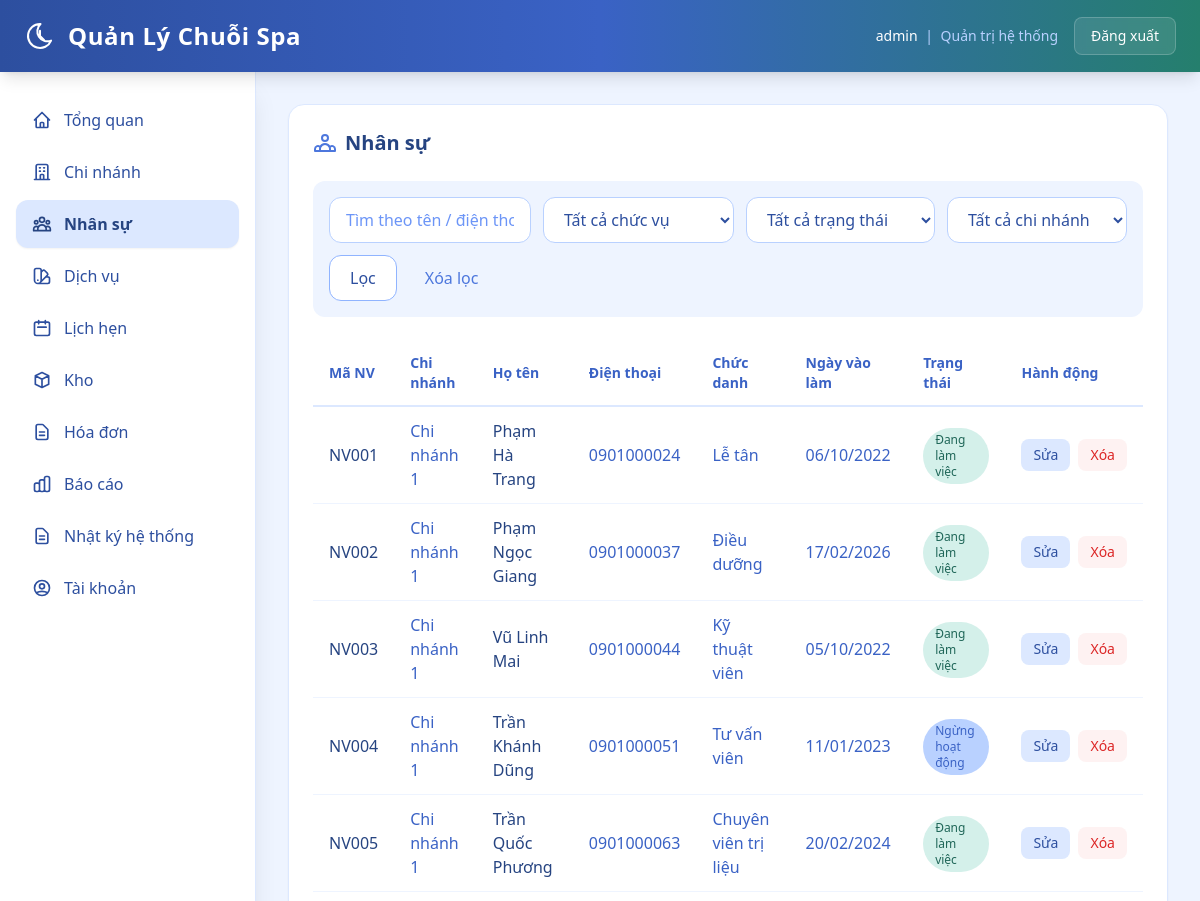
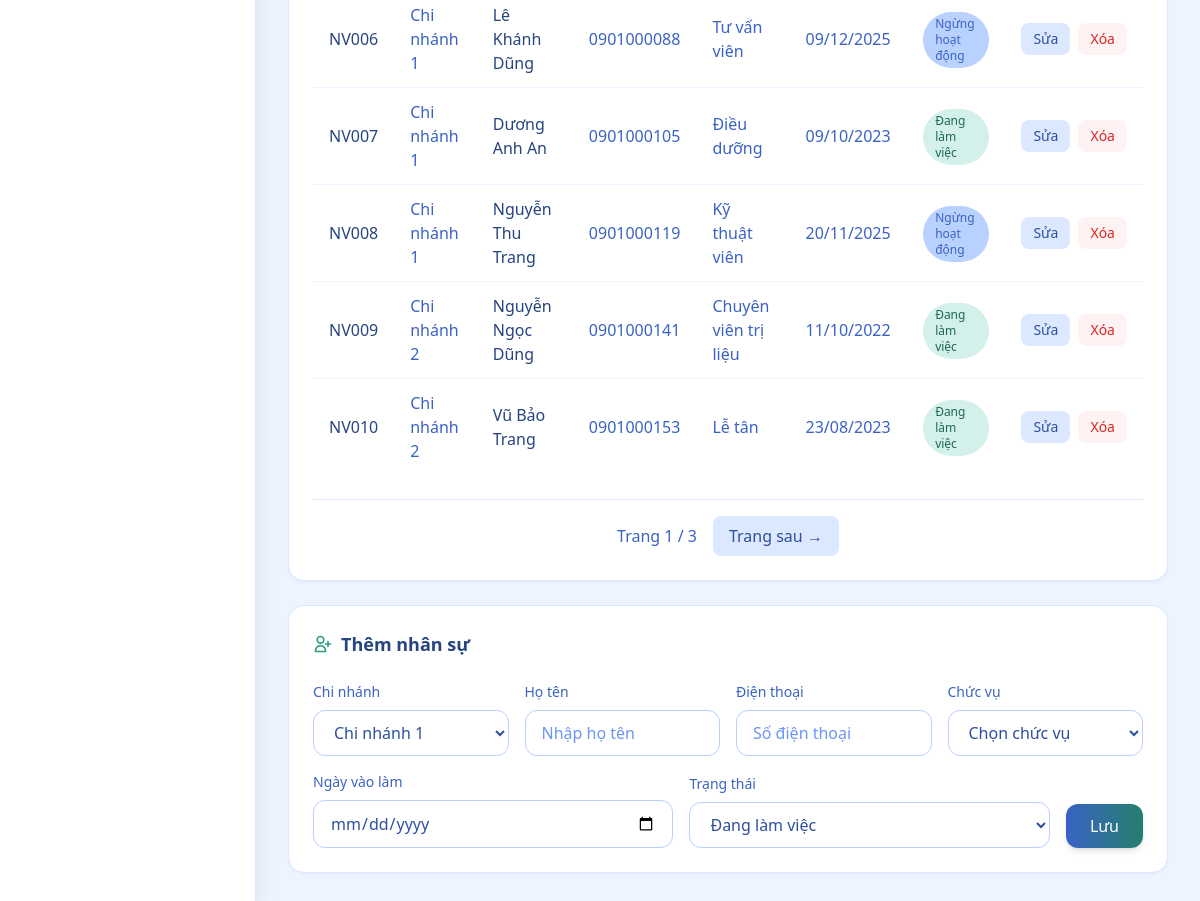
/web/staff (signed in), run on an earlier commit of the app's database (2 pictures, top to bottom).
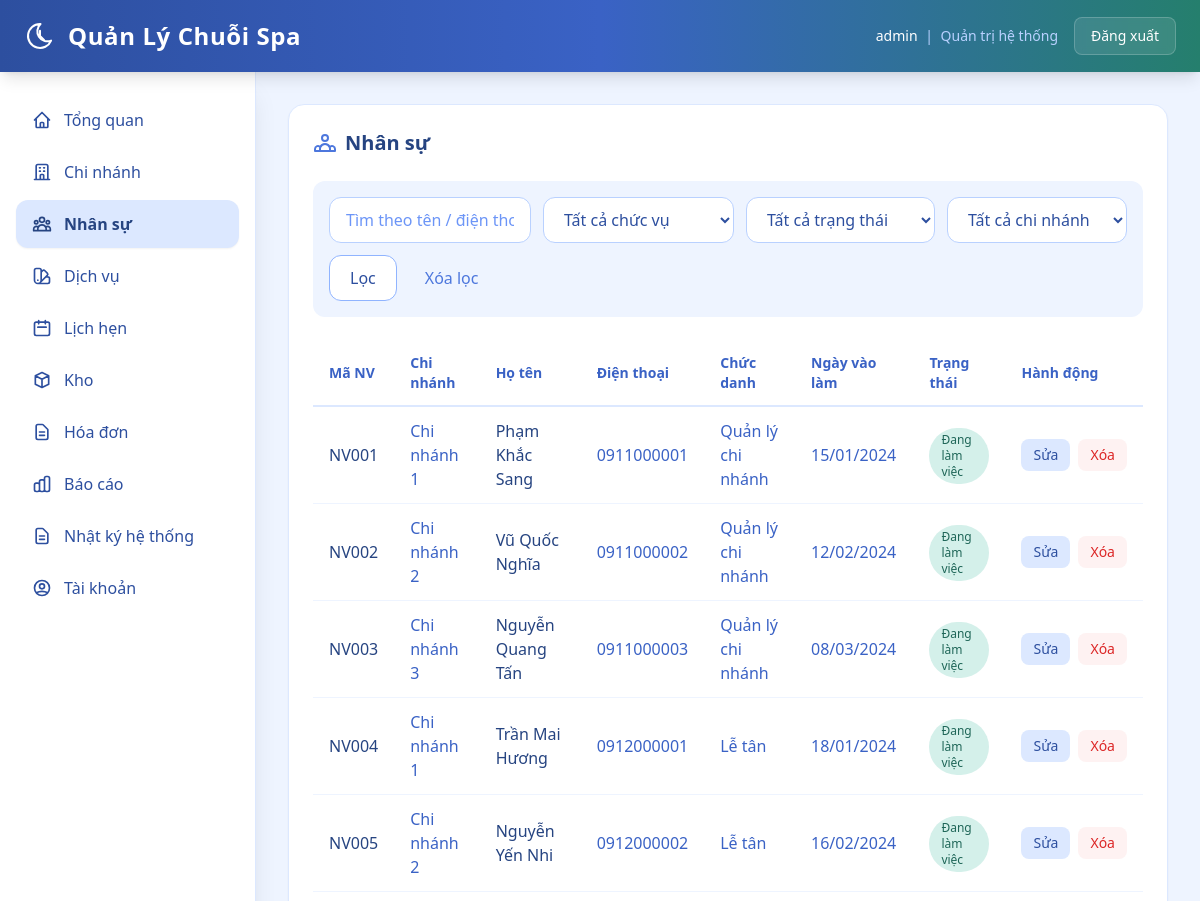
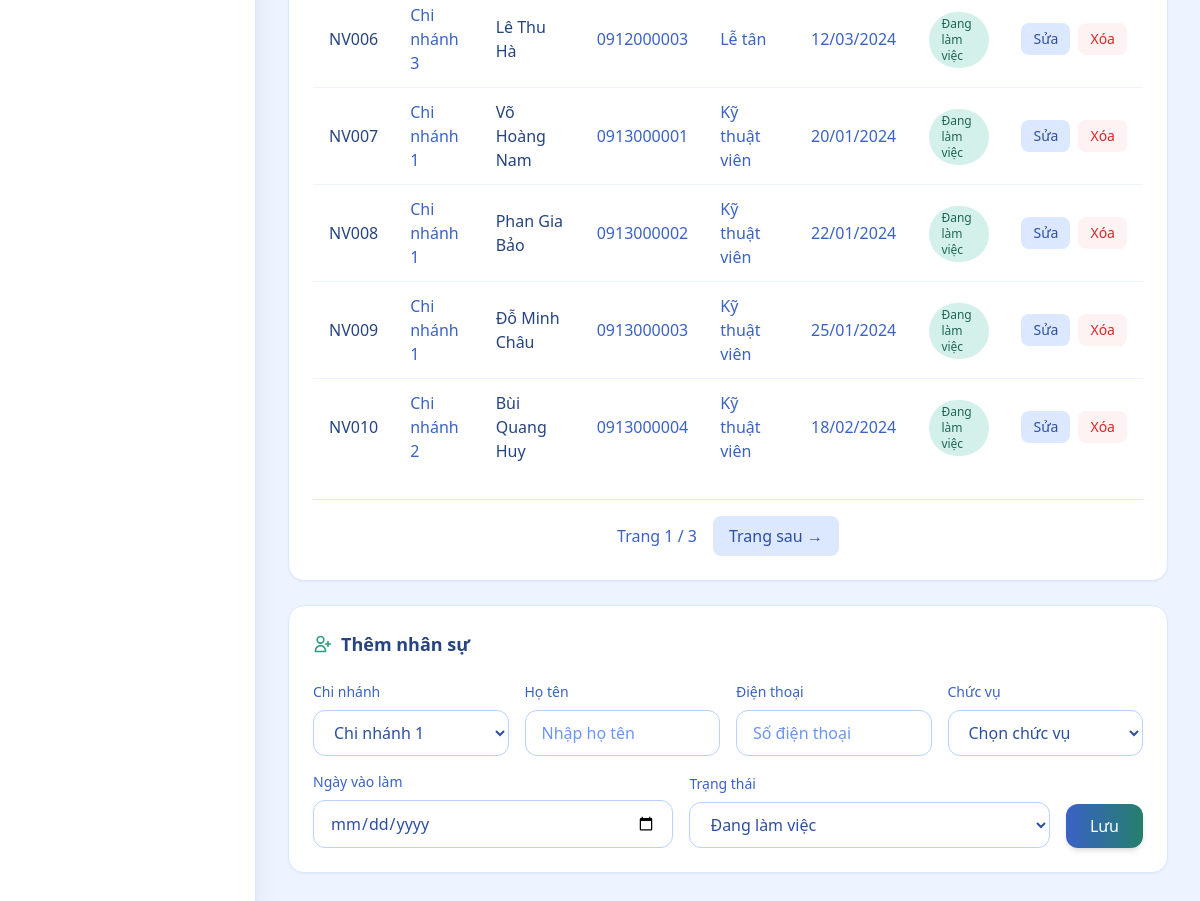
And on a later commit of the database (2 pictures, top to bottom).
### backend/models.py (models this page shows)
class TimestampMixin:
    created_at = db.Column(db.DateTime, nullable=False, default=datetime.utcnow)

class Staff(db.Model, TimestampMixin):
    __tablename__ = "staffs"
    id = db.Column(db.Integer, primary_key=True)
    branch_id = db.Column(db.Integer, db.ForeignKey("branches.id"), nullable=False, index=True)
    full_name = db.Column(db.String(255), nullable=False)
    phone = db.Column(db.String(32), nullable=True, unique=True, index=True)
    title = db.Column(db.String(64), nullable=True)
    status = db.Column(db.String(32), nullable=False, default="active")
    start_date = db.Column(db.Date, nullable=True)
    branch = db.relationship("Branch", foreign_keys=[branch_id], lazy="joined")

class Branch(db.Model, TimestampMixin):
    __tablename__ = "branches"
    id = db.Column(db.Integer, primary_key=True)
    branch_code = db.Column(db.String(16), nullable=True, unique=True, index=True)
    name = db.Column(db.String(255), nullable=False, unique=True)
    address = db.Column(db.String(500), nullable=True)
    phone = db.Column(db.String(32), nullable=True, unique=True)
    manager_staff_id = db.Column(db.Integer, db.ForeignKey("staffs.id"), nullable=True, index=True)
    status = db.Column(db.String(32), nullable=False, default="active")
    manager_staff = db.relationship("Staff", foreign_keys=[manager_staff_id], lazy="joined")

### backend/web_modules/nhan_su.py (the view)
@web_bp.get("/staff")
@roles_required("super_admin", "branch_manager")
def staff():
    user = g.web_user
    scope_ids = getattr(g, "scope_branch_ids", [])
    q = parse_text(request.args.get("q"))
    title = parse_text(request.args.get("title"))
    status = normalize_choice(request.args.get("status"), {"active", "inactive"}, "")
    selected_branch_id = resolve_selected_branch_id(scope_ids, parse_int(request.args.get("branch_id")))
    edit_id = parse_int(request.args.get("edit_id"))
    page = parse_page(request.args.get("page"), default=1)
    query = Staff.query.filter(Staff.branch_id.in_(scope_ids))
    if selected_branch_id:
        query = query.filter(Staff.branch_id == selected_branch_id)
    if q:
        keyword = f"%{q}%"
        query = query.filter(or_(Staff.full_name.ilike(keyword), Staff.phone.ilike(keyword)))
    if title:
        query = query.filter(Staff.title == title)
    if status:
        query = query.filter(Staff.status == status)
    pager = paginate(query.order_by(Staff.id.asc()), page=page, per_page=10)
    branch_options = list_scope_branches(scope_ids, order_by="id")
    title_options = build_staff_title_options(scope_ids)
    if title and title not in title_options:
        title_options.insert(0, title)
    edit_row = None
    if edit_id:
        edit_row = Staff.query.filter(Staff.id == edit_id, Staff.branch_id.in_(scope_ids)).first()
    form_branch_id = (
        edit_row.branch_id
        if edit_row
        else selected_branch_id
    )
    if form_branch_id is None and scope_ids:
        form_branch_id = scope_ids[0]
    form_data = {
        "staff_id": edit_row.id if edit_row else None,
        "branch_id": form_branch_id,
        "full_name": edit_row.full_name if edit_row else "",
        "phone": edit_row.phone if edit_row else "",
        "title": edit_row.title if edit_row else "",
        "start_date": edit_row.start_date.isoformat() if edit_row and edit_row.start_date else "",
        "status": edit_row.status if edit_row else "active",
    }
    if form_data["title"] and form_data["title"] not in title_options:
        title_options.insert(0, form_data["title"])
    return render_template(
        "web/staff.html",
        rows=pager.items,
        pager=pager,
        branch=db.session.get(Branch, selected_branch_id) if selected_branch_id else None,
        branch_options=branch_options,
        selected_branch_id=selected_branch_id,
        q=q,
        title=title,
        status=status,
        title_options=title_options,
        edit_mode=bool(edit_row),
        form_data=form_data,
        is_super_admin=user.is_super_admin,
    )

### backend/models.py (called while the page is built)
    @property
    def is_super_admin(self) -> bool:
        return self.role == "super_admin"

### backend/web.py (called while the page is built)
def parse_text(value: str | None) -> str:
    return (value or "").strip()

def parse_int(value):
    try:
        return int(value)
    except (TypeError, ValueError):
        return None

def parse_page(value, default=1):
    page = parse_int(value)
    if page is None or page < 1:
        return default
    return page

def normalize_choice(value, allowed, default):
    text = parse_text(value).lower()
    if text in allowed:
        return text
    return default

def paginate(query, page, per_page=10):
    return query.paginate(page=page, per_page=per_page, error_out=False)

def role_label(role: str) -> str:
    return ROLE_LABELS.get(role, role)

def can_access_menu_for_user(user: User | None, menu_key: str) -> bool:
    if not user:
        return False
    return menu_key in ROLE_MENU_ACCESS.get(user.role, set())

def login_required(fn):
    @wraps(fn)
    def wrapper(*args, **kwargs):
        if not getattr(g, "web_user", None):
            return redirect(url_for("web.login"))
        return fn(*args, **kwargs)
    return wrapper

### backend/templates/web/staff.html (shortened to what the changed rows need)
{% extends "web/base.html" %}
{% block content %}
  <section class="bg-white rounded-2xl shadow-sm border border-spa-100 p-6 mb-6">
    <h2 class="text-xl font-bold text-spa-800 mb-6 flex items-center gap-2">
      Nhân sự{% if branch %} - {{ branch.name }}{% endif %}
    </h2>
    <div class="overflow-x-auto">
      <table class="w-full">
        <thead>
          <tr class="border-b-2 border-spa-100">
            <th class="text-left py-3 px-4 text-sm font-semibold text-spa-600">Mã NV</th>
            <th class="text-left py-3 px-4 text-sm font-semibold text-spa-600">Chi nhánh</th>
            <th class="text-left py-3 px-4 text-sm font-semibold text-spa-600">Họ tên</th>
            <th class="text-left py-3 px-4 text-sm font-semibold text-spa-600">Điện thoại</th>
            <th class="text-left py-3 px-4 text-sm font-semibold text-spa-600">Chức danh</th>
            <th class="text-left py-3 px-4 text-sm font-semibold text-spa-600">Ngày vào làm</th>
            <th class="text-left py-3 px-4 text-sm font-semibold text-spa-600">Trạng thái</th>
            <th class="text-left py-3 px-4 text-sm font-semibold text-spa-600">Hành động</th>
          </tr>
        </thead>
        <tbody class="divide-y divide-spa-50">
          {% for row in rows %}
            <tr class="hover:bg-spa-50/50 transition-colors">
              <td class="py-3 px-4 text-spa-800 font-medium">{{ 'NV%03d'|format(row.id) }}</td>
              <td class="py-3 px-4 text-spa-600">{{ row.branch.name if row.branch else '-' }}</td>
              <td class="py-3 px-4 text-spa-800 font-medium">{{ row.full_name }}</td>
              <td class="py-3 px-4 text-spa-600">{{ row.phone or "-" }}</td>
              <td class="py-3 px-4 text-spa-600">{{ row.title or "-" }}</td>
              <td class="py-3 px-4 text-spa-600">{{ row.start_date.strftime('%d/%m/%Y') if row.start_date else '-' }}</td>
              <td class="py-3 px-4">
                <span class="inline-flex px-3 py-1 rounded-full text-xs font-medium
                  {% if row.status == 'active' %}bg-sage-100 text-sage-700{% else %}bg-spa-200 text-spa-600{% endif %}">
                  {{ 'Đang làm việc' if row.status == 'active' else 'Ngừng hoạt động' }}
                </span>
              </td>
              <td class="py-3 px-4">
                <div class="flex items-center gap-2">
                  <a href="{{ url_for('web.staff', edit_id=row.id, page=pager.page, q=q, title=title, status=status, branch_id=selected_branch_id) }}#staff-editor"
                    class="px-3 py-1.5 rounded-lg bg-spa-100 text-spa-700 hover:bg-spa-200 text-sm font-medium transition-all">
                    Sửa
                  </a>
                  <form method="post" action="{{ url_for('web.staff_delete') }}" class="inline"
                    data-confirm-modal="1"
                    data-confirm-message="Nếu nhân sự đã phát sinh nghiệp vụ, trạng thái sẽ chuyển sang ngừng hoạt động thay vì xóa. Tiếp tục?"
                    data-confirm-ok-label="Xóa nhân sự">
                    <button type="submit" class="px-3 py-1.5 rounded-lg bg-red-50 text-red-600 hover:bg-red-100 text-sm font-medium transition-all">
                      Xóa
                    </button>
                  </form>
                </div>
              </td>
            </tr>
          {% else %}
            <tr><td colspan="8" class="py-8 text-center text-spa-400">Không có dữ liệu.</td></tr>
          {% endfor %}
        </tbody>
      </table>
    </div>
  </section>
{% endblock %}

What changed in the data, as far as the page shows it:
changed Staff "NV001": full_name "Phạm Hà Trang" → "Phạm Khắc Sang"; phone "0901000024" → "0911000001"; title "Lễ tân" → "Quản lý chi nhánh"; start_date "06/10/2022" → "15/01/2024"
changed Staff "NV002": branch "Chi nhánh 1" → "Chi nhánh 2"; full_name "Phạm Ngọc Giang" → "Vũ Quốc Nghĩa"; phone "0901000037" → "0911000002"; title "Điều dưỡng" → "Quản lý chi nhánh"; start_date "17/02/2026" → "12/02/2024"
changed Staff "NV003": branch "Chi nhánh 1" → "Chi nhánh 3"; full_name "Vũ Linh Mai" → "Nguyễn Quang Tấn"; phone "0901000044" → "0911000003"; title "Kỹ thuật viên" → "Quản lý chi nhánh"; start_date "05/10/2022" → "08/03/2024"
changed Staff "NV004": full_name "Trần Khánh Dũng" → "Trần Mai Hương"; phone "0901000051" → "0912000001"; title "Tư vấn viên" → "Lễ tân"; start_date "11/01/2023" → "18/01/2024"; status "Ngừng hoạt động" → "Đang làm việc"
changed Staff "NV005": branch "Chi nhánh 1" → "Chi nhánh 2"; full_name "Trần Quốc Phương" → "Nguyễn Yến Nhi"; phone "0901000063" → "0912000002"; title "Chuyên viên trị liệu" → "Lễ tân"; start_date "20/02/2024" → "16/02/2024"
changed Staff "NV006": branch "Chi nhánh 1" → "Chi nhánh 3"; full_name "Lê Khánh Dũng" → "Lê Thu Hà"; phone "0901000088" → "0912000003"; title "Tư vấn viên" → "Lễ tân"; start_date "09/12/2025" → "12/03/2024"; status "Ngừng hoạt động" → "Đang làm việc"
changed Staff "NV007": full_name "Dương Anh An" → "Võ Hoàng Nam"; phone "0901000105" → "0913000001"; title "Điều dưỡng" → "Kỹ thuật viên"; start_date "09/10/2023" → "20/01/2024"
changed Staff "NV008": full_name "Nguyễn Thu Trang" → "Phan Gia Bảo"; phone "0901000119" → "0913000002"; start_date "20/11/2025" → "22/01/2024"; status "Ngừng hoạt động" → "Đang làm việc"
changed Staff "NV009": branch "Chi nhánh 2" → "Chi nhánh 1"; full_name "Nguyễn Ngọc Dũng" → "Đỗ Minh Châu"; phone "0901000141" → "0913000003"; title "Chuyên viên trị liệu" → "Kỹ thuật viên"; start_date "11/10/2022" → "25/01/2024"
changed Staff "NV010": full_name "Vũ Bảo Trang" → "Bùi Quang Huy"; phone "0901000153" → "0913000004"; title "Lễ tân" → "Kỹ thuật viên"; start_date "23/08/2023" → "18/02/2024"
